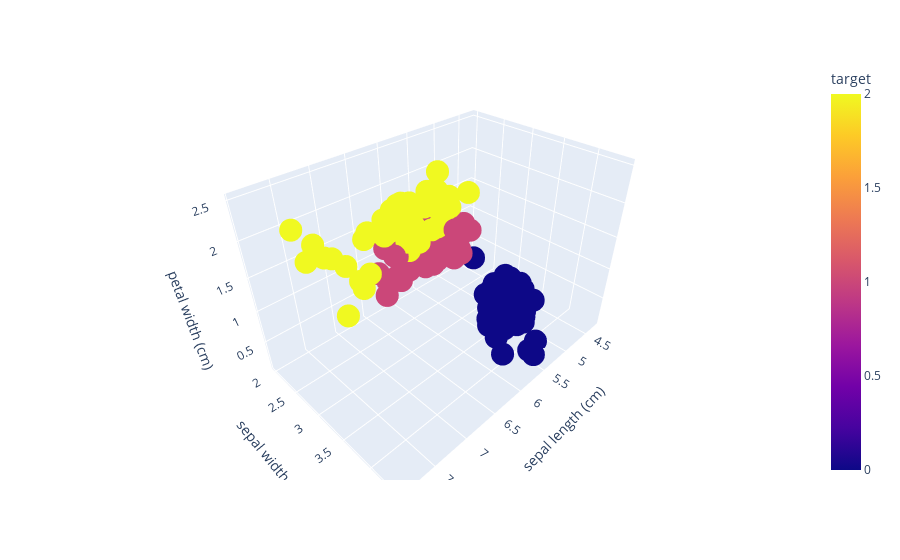

The cell this chart's notebook holds for it:
### Code cell
# 3D plot which will give the perfect view of cluster
fig=px.scatter_3d(df,x='sepal length (cm)',y='sepal width (cm)',z='petal width (cm)',color='target')
fig.show()

### Figure 1 — Plotly figure (JSON) as saved in the notebook; plotly's stock layout.template omitted (floating-point values rounded to 4 significant figures; data arrays with more than 128 entries replaced by an {"elided": "..."} marker saying what was removed)
{"data": [{"hovertemplate": "sepal length (cm)=%{x}<br>sepal width (cm)=%{y}<br>petal width (cm)=%{z}<br>target=%{marker.color}<extra></extra>", "legendgroup": "", "marker": {"color": {"elided": "150 int values"}, "coloraxis": "coloraxis", "symbol": "circle"}, "mode": "markers", "name": "", "scene": "scene", "showlegend": false, "type": "scatter3d", "x": {"elided": "150 float values"}, "y": {"elided": "150 float values"}, "z": {"elided": "150 float values"}}], "layout": {"coloraxis": {"colorbar": {"title": {"text": "target"}}, "colorscale": [[0, "#0d0887"], [0.1111, "#46039f"], [0.2222, "#7201a8"], [0.3333, "#9c179e"], [0.4444, "#bd3786"], [0.5556, "#d8576b"], [0.6667, "#ed7953"], [0.7778, "#fb9f3a"], [0.8889, "#fdca26"], [1, "#f0f921"]]}, "legend": {"tracegroupgap": 0}, "margin": {"t": 60}, "scene": {"domain": {"x": [0, 1], "y": [0, 1]}, "xaxis": {"title": {"text": "sepal length (cm)"}}, "yaxis": {"title": {"text": "sepal width (cm)"}}, "zaxis": {"title": {"text": "petal width (cm)"}}}}}
